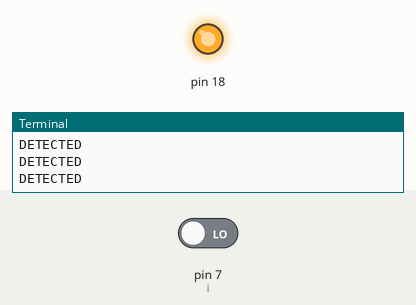
This program was run on a simulated Raspberry Pi (header pin numbers). Parts: output pins drawn as LEDs (lit = HIGH), the last lines printed to the terminal. The inputs (shaded band) are chosen by the test bench; at power-on: pin 7 (i) LOW.

Above: at 1.2 s.
1.3 s: pin 7 (i) driven HIGH
At 2.0 s:
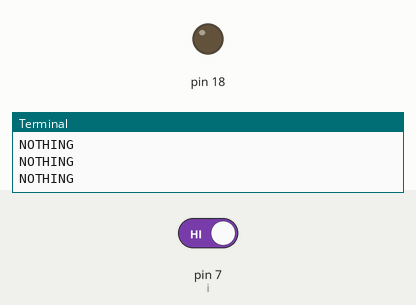
2.8 s: pin 7 (i) driven LOW
At 3.2 s:
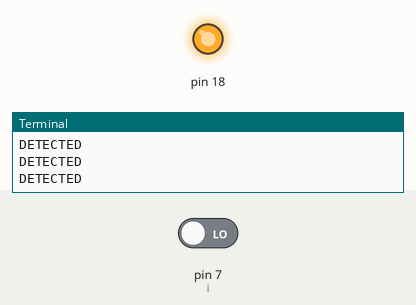
Timing chart, 0 to 5.8 s (numbered marks = the images above; inputs shaded):
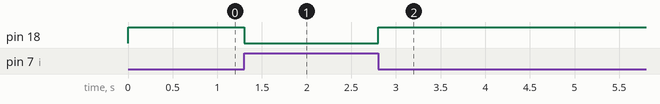

The program:

test.py
```python
import RPi.GPIO as GPIO
import time
sensor = 7
#GPIO.setwarnings(False)
GPIO.setmode(GPIO.BOARD)
GPIO.setup(7, GPIO.IN)
GPIO.setup(18, GPIO.OUT)
         #LED output pin
while True:
       i=GPIO.input(7)
       if i==0:                 #When output from motion sensor is LOW
             print "DETECTED"
             GPIO.output(18, 1)  #Turn OFF LED
             time.sleep(0.1)
       elif i==1:               #When output from motion sensor is HIGH
             print "NOTHING"
             GPIO.output(18, 0)  #Turn ON LED
             time.sleep(0.1)
```

Measured:
- after the input at 1.3 s, pin 18: HIGH → LOW at once
- after the input at 2.8 s, pin 18: LOW → HIGH at once
